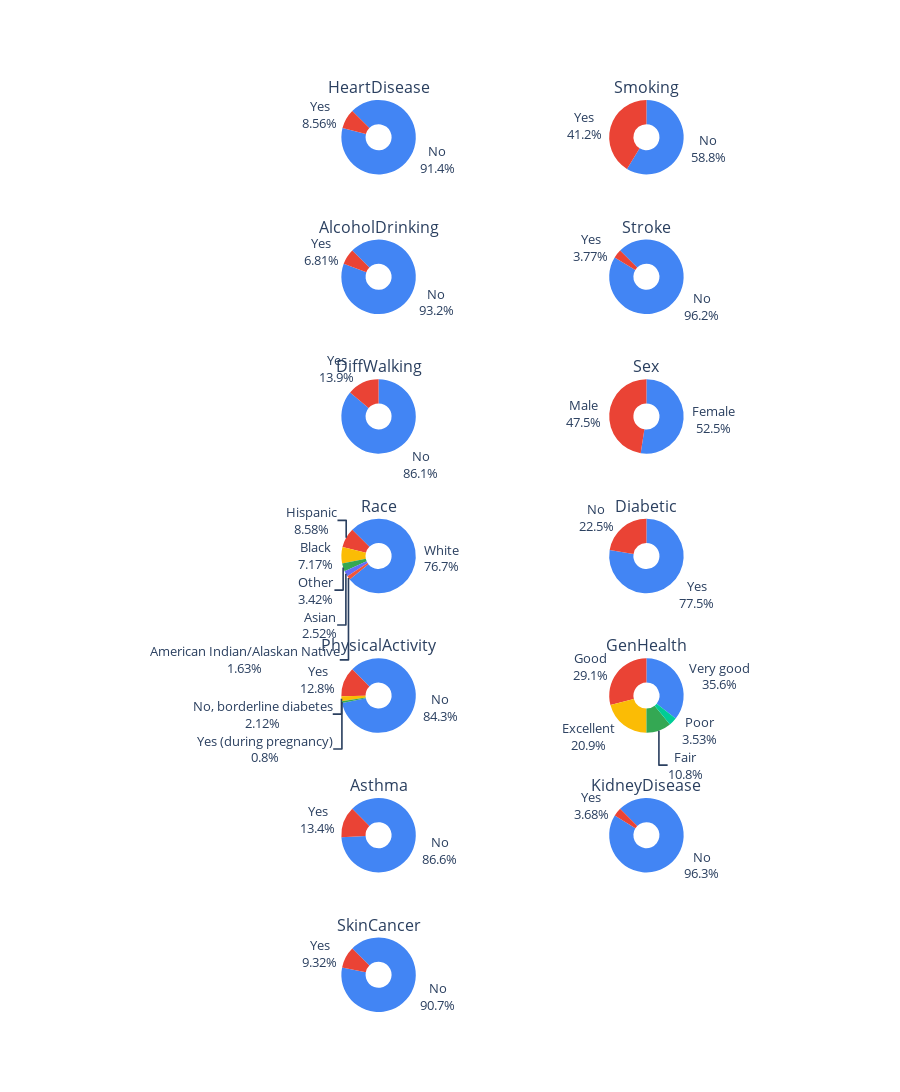

Notebook code for this chart:
### Markdown cell above
## Column Statistics (of categorical data)

### Code cell
fig = make_subplots(
    rows=7, cols=2, subplot_titles=("HeartDisease", "Smoking",
                                    "AlcoholDrinking","Stroke",
                                    "DiffWalking", "Sex",
                                    'Race', 'Diabetic',
                                    'PhysicalActivity','GenHealth',
                                    'Asthma', 'KidneyDisease',
                                    'SkinCancer'),
    specs=[[{"type": "domain"}, {"type": "domain"}],
           [{"type": "domain"}, {"type": "domain"}],
           [{"type": "domain"}, {"type": "domain"}],
           [{"type": "domain"}, {"type": "domain"}],
           [{"type": "domain"}, {"type": "domain"}],
           [{"type": "domain"}, {"type": "domain"}],
           [{"type": "domain"}, {"type": "domain"}]],
)

colours = ['#4285f4', '#ea4335', '#fbbc05', '#34a853']

fig.add_trace(go.Pie(labels=np.array(df['HeartDisease'].value_counts().index),
                     values=[x for x in df['HeartDisease'].value_counts()], hole=.35,
                     textinfo='label+percent', rotation=-45, marker_colors=colours),
              row=1, col=1)

fig.add_trace(go.Pie(labels=np.array(df['Smoking'].value_counts().index),
                     values=[x for x in df['Smoking'].value_counts()], hole=.35,
                     textinfo='label+percent', marker_colors=colours),
              row=1, col=2)

fig.add_trace(go.Pie(labels=np.array(df['AlcoholDrinking'].value_counts().index),
                     values=[x for x in df['AlcoholDrinking'].value_counts()], hole=.35,
                     textinfo='label+percent', rotation=-45, marker_colors=colours),
              row=2, col=1)

fig.add_trace(go.Pie(labels=np.array(df['Stroke'].value_counts().index),
                     values=[x for x in df['Stroke'].value_counts()], hole=.35,
                     textinfo='label+percent', rotation=-45, marker_colors=colours),
              row=2, col=2)

fig.add_trace(go.Pie(labels=np.array(df['DiffWalking'].value_counts().index),
                     values=[x for x in df['DiffWalking'].value_counts()], hole=.35,
                     textinfo='label+percent', marker_colors=colours),
              row=3, col=1)

fig.add_trace(go.Pie(labels=np.array(df['Sex'].value_counts().index),
                     values=[x for x in df['Sex'].value_counts()], hole=.35,
                     textinfo='label+percent', marker_colors=colours),
              row=3, col=2)

fig.add_trace(go.Pie(labels=np.array(df['Race'].value_counts().index),
                     values=[x for x in df['Race'].value_counts()], hole=.35,
                     textinfo='label+percent', rotation=-45, marker_colors=colours),
              row=4, col=1)

fig.add_trace(go.Pie(labels=np.array(df['PhysicalActivity'].value_counts().index),
                     values=[x for x in df['PhysicalActivity'].value_counts()], hole=.35,
                     textinfo='label+percent', marker_colors=colours),
              row=4, col=2)

fig.add_trace(go.Pie(labels=np.array(df['Diabetic'].value_counts().index),
                     values=[x for x in df['Diabetic'].value_counts()], hole=.35,
                     textinfo='label+percent', rotation=-45, marker_colors=colours),
              row=5, col=1)

fig.add_trace(go.Pie(labels=np.array(df['GenHealth'].value_counts().index),
                     values=[x for x in df['GenHealth'].value_counts()], hole=.35,
                     textinfo='label+percent', marker_colors=colours),
              row=5, col=2)

fig.add_trace(go.Pie(labels=np.array(df['Asthma'].value_counts().index),
                     values=[x for x in df['Asthma'].value_counts()], hole=.35,
                     textinfo='label+percent', rotation=-45, marker_colors=colours),
              row=6, col=1)

fig.add_trace(go.Pie(labels=np.array(df['KidneyDisease'].value_counts().index),
                     values=[x for x in df['KidneyDisease'].value_counts()], hole=.35,
                     textinfo='label+percent', rotation=-45, marker_colors=colours),
              row=6, col=2)

fig.add_trace(go.Pie(labels=np.array(df['SkinCancer'].value_counts().index),
                     values=[x for x in df['SkinCancer'].value_counts()], hole=.35,
                     textinfo='label+percent', rotation=-45, marker_colors=colours),
              row=7, col=1)


fig.update_layout(height=3200, font=dict(size=13), showlegend=False)

fig.show()

### Figure 1 — Plotly figure (JSON) as saved in the notebook; plotly's stock layout.template omitted (floating-point values rounded to 4 significant figures)
{"data": [{"domain": {"x": [0, 0.45], "y": [0.9184, 1.0]}, "hole": 0.35, "labels": ["No", "Yes"], "marker": {"colors": ["#4285f4", "#ea4335", "#fbbc05", "#34a853"]}, "rotation": -45, "textinfo": "label+percent", "type": "pie", "values": [292422, 27373]}, {"domain": {"x": [0.55, 1], "y": [0.9184, 1.0]}, "hole": 0.35, "labels": ["No", "Yes"], "marker": {"colors": ["#4285f4", "#ea4335", "#fbbc05", "#34a853"]}, "textinfo": "label+percent", "type": "pie", "values": [187887, 131908]}, {"domain": {"x": [0, 0.45], "y": [0.7653, 0.8469]}, "hole": 0.35, "labels": ["No", "Yes"], "marker": {"colors": ["#4285f4", "#ea4335", "#fbbc05", "#34a853"]}, "rotation": -45, "textinfo": "label+percent", "type": "pie", "values": [298018, 21777]}, {"domain": {"x": [0.55, 1], "y": [0.7653, 0.8469]}, "hole": 0.35, "labels": ["No", "Yes"], "marker": {"colors": ["#4285f4", "#ea4335", "#fbbc05", "#34a853"]}, "rotation": -45, "textinfo": "label+percent", "type": "pie", "values": [307726, 12069]}, {"domain": {"x": [0, 0.45], "y": [0.6122, 0.6939]}, "hole": 0.35, "labels": ["No", "Yes"], "marker": {"colors": ["#4285f4", "#ea4335", "#fbbc05", "#34a853"]}, "textinfo": "label+percent", "type": "pie", "values": [275385, 44410]}, {"domain": {"x": [0.55, 1], "y": [0.6122, 0.6939]}, "hole": 0.35, "labels": ["Female", "Male"], "marker": {"colors": ["#4285f4", "#ea4335", "#fbbc05", "#34a853"]}, "textinfo": "label+percent", "type": "pie", "values": [167805, 151990]}, {"domain": {"x": [0, 0.45], "y": [0.4592, 0.5408]}, "hole": 0.35, "labels": ["White", "Hispanic", "Black", "Other", "Asian", "American Indian/Alaskan Native"], "marker": {"colors": ["#4285f4", "#ea4335", "#fbbc05", "#34a853"]}, "rotation": -45, "textinfo": "label+percent", "type": "pie", "values": [245212, 27446, 22939, 10928, 8068, 5202]}, {"domain": {"x": [0.55, 1], "y": [0.4592, 0.5408]}, "hole": 0.35, "labels": ["Yes", "No"], "marker": {"colors": ["#4285f4", "#ea4335", "#fbbc05", "#34a853"]}, "textinfo": "label+percent", "type": "pie", "values": [247957, 71838]}, {"domain": {"x": [0, 0.45], "y": [0.3061, 0.3878]}, "hole": 0.35, "labels": ["No", "Yes", "No, borderline diabetes", "Yes (during pregnancy)"], "marker": {"colors": ["#4285f4", "#ea4335", "#fbbc05", "#34a853"]}, "rotation": -45, "textinfo": "label+percent", "type": "pie", "values": [269653, 40802, 6781, 2559]}, {"domain": {"x": [0.55, 1], "y": [0.3061, 0.3878]}, "hole": 0.35, "labels": ["Very good", "Good", "Excellent", "Fair", "Poor"], "marker": {"colors": ["#4285f4", "#ea4335", "#fbbc05", "#34a853"]}, "textinfo": "label+percent", "type": "pie", "values": [113858, 93129, 66842, 34677, 11289]}, {"domain": {"x": [0, 0.45], "y": [0.1531, 0.2347]}, "hole": 0.35, "labels": ["No", "Yes"], "marker": {"colors": ["#4285f4", "#ea4335", "#fbbc05", "#34a853"]}, "rotation": -45, "textinfo": "label+percent", "type": "pie", "values": [276923, 42872]}, {"domain": {"x": [0.55, 1], "y": [0.1531, 0.2347]}, "hole": 0.35, "labels": ["No", "Yes"], "marker": {"colors": ["#4285f4", "#ea4335", "#fbbc05", "#34a853"]}, "rotation": -45, "textinfo": "label+percent", "type": "pie", "values": [308016, 11779]}, {"domain": {"x": [0, 0.45], "y": [0, 0.08163]}, "hole": 0.35, "labels": ["No", "Yes"], "marker": {"colors": ["#4285f4", "#ea4335", "#fbbc05", "#34a853"]}, "rotation": -45, "textinfo": "label+percent", "type": "pie", "values": [289976, 29819]}], "layout": {"annotations": [{"font": {"size": 16}, "showarrow": false, "text": "HeartDisease", "x": 0.225, "xanchor": "center", "xref": "paper", "y": 1.0, "yanchor": "bottom", "yref": "paper"}, {"font": {"size": 16}, "showarrow": false, "text": "Smoking", "x": 0.775, "xanchor": "center", "xref": "paper", "y": 1.0, "yanchor": "bottom", "yref": "paper"}, {"font": {"size": 16}, "showarrow": false, "text": "AlcoholDrinking", "x": 0.225, "xanchor": "center", "xref": "paper", "y": 0.8469, "yanchor": "bottom", "yref": "paper"}, {"font": {"size": 16}, "showarrow": false, "text": "Stroke", "x": 0.775, "xanchor": "center", "xref": "paper", "y": 0.8469, "yanchor": "bottom", "yref": "paper"}, {"font": {"size": 16}, "showarrow": false, "text": "DiffWalking", "x": 0.225, "xanchor": "center", "xref": "paper", "y": 0.6939, "yanchor": "bottom", "yref": "paper"}, {"font": {"size": 16}, "showarrow": false, "text": "Sex", "x": 0.775, "xanchor": "center", "xref": "paper", "y": 0.6939, "yanchor": "bottom", "yref": "paper"}, {"font": {"size": 16}, "showarrow": false, "text": "Race", "x": 0.225, "xanchor": "center", "xref": "paper", "y": 0.5408, "yanchor": "bottom", "yref": "paper"}, {"font": {"size": 16}, "showarrow": false, "text": "Diabetic", "x": 0.775, "xanchor": "center", "xref": "paper", "y": 0.5408, "yanchor": "bottom", "yref": "paper"}, {"font": {"size": 16}, "showarrow": false, "text": "PhysicalActivity", "x": 0.225, "xanchor": "center", "xref": "paper", "y": 0.3878, "yanchor": "bottom", "yref": "paper"}, {"font": {"size": 16}, "showarrow": false, "text": "GenHealth", "x": 0.775, "xanchor": "center", "xref": "paper", "y": 0.3878, "yanchor": "bottom", "yref": "paper"}, {"font": {"size": 16}, "showarrow": false, "text": "Asthma", "x": 0.225, "xanchor": "center", "xref": "paper", "y": 0.2347, "yanchor": "bottom", "yref": "paper"}, {"font": {"size": 16}, "showarrow": false, "text": "KidneyDisease", "x": 0.775, "xanchor": "center", "xref": "paper", "y": 0.2347, "yanchor": "bottom", "yref": "paper"}, {"font": {"size": 16}, "showarrow": false, "text": "SkinCancer", "x": 0.225, "xanchor": "center", "xref": "paper", "y": 0.08163, "yanchor": "bottom", "yref": "paper"}], "font": {"size": 13}, "height": 3200, "showlegend": false}}
